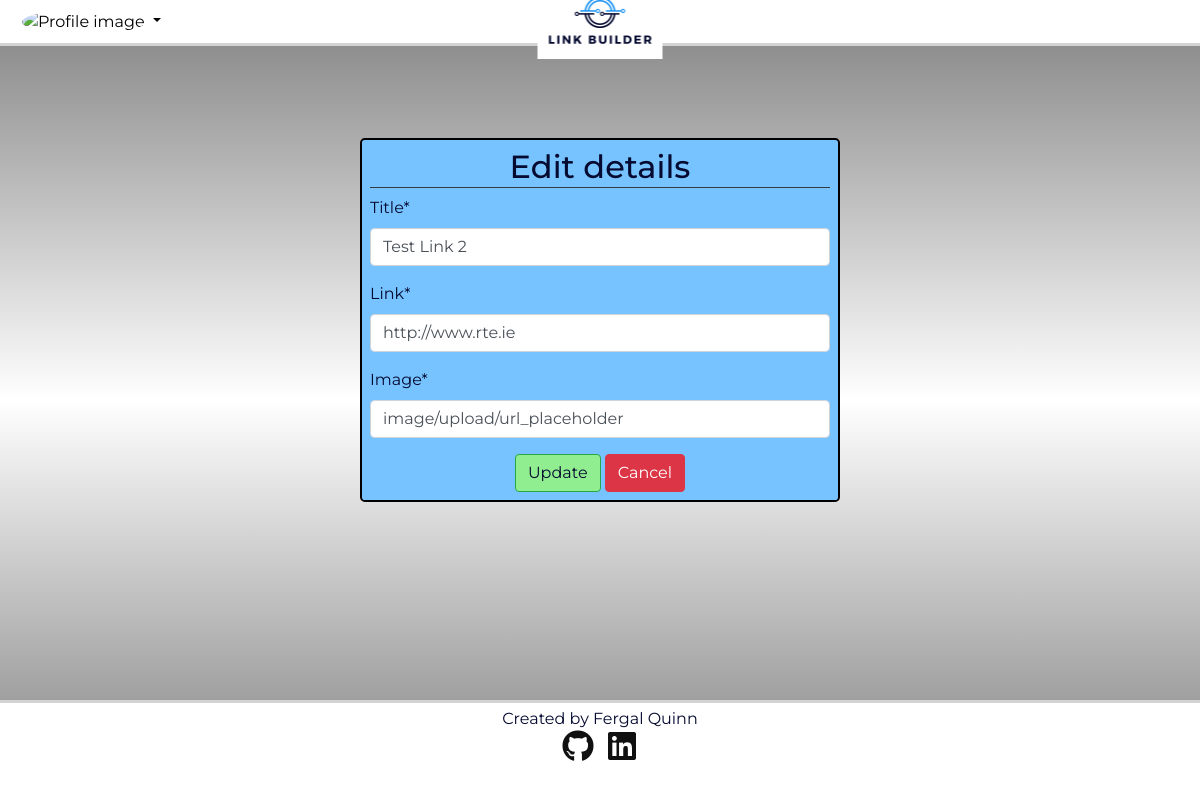
Screenshot of /edit/6/ (signed in) with the database file from the repository.
### links/models.py (models this page shows, shortened)
class Url_Links(models.Model):
    user = models.ForeignKey(User, on_delete=models.CASCADE)
    title = models.CharField(max_length=200, blank=False)
    link = models.URLField(blank=False)
    url_image = CloudinaryField('image', default='url_placeholder')
    visible = models.BooleanField(default=True)
    click_count = models.PositiveIntegerField(default=0)
    class Meta:
        verbose_name_plural = 'URL Links'

### links/views.py (the view, shortened to what this page needs)
# urls.py: path('edit/<int:url_links_id>/', links_views.edit_link, name='edit-link'),
@login_required
def edit_link(request, url_links_id):
    link = get_object_or_404(Url_Links, id=url_links_id)
    if request.user == link.user:
        form = LinkForm(instance=link)
        context = {
            'form': form
            }
        return render(request, 'links/edit_item.html', context)
    else:
        messages.warning(request, 'You do not have access to this page')
        return redirect('links-home')

### links/forms.py
class LinkForm(forms.ModelForm):
    class Meta:
        model = Url_Links
        fields = ['title', 'link', 'url_image']

### links/templates/links/edit_item.html (shortened to what this page needs)
{% extends "links/base.html" %}
{% load crispy_forms_tags %}
{% block content %}
<div class="jumbotron">
    <h2 class="text-center border-bottom border-dark">Edit details</h2>
    <form method="POST" enctype="multipart/form-data">
        {{ form|crispy }}
        <div class="text-center">
            <button type="submit" class="btn btn-success">
                Update
            </button>
            <button class="btn btn-danger" type="button"
                onclick="location.href='{% url 'links-home' %}'">Cancel</button>
        </div>
    </form>
</div>
{% endblock %}

### static/css/style.css (style rules this page uses)
body { color: #050a30; background-image: linear-gradient(rgb(128, 128, 128), white, grey); font-family: 'Montserrat', sans-serif; }
html, body { height: 100%; }
body { display: flex; flex-direction: column; }
a, .btn { color: #050a30; }
.btn-danger { color: white; }
.btn-success { background-color: lightgreen; }
.jumbotron { background-color: #77c3ff; border: 2px; border-style: solid; border-color: black; padding: 0.5rem; width: 40%; margin: 0.2rem auto; }

### rows the page displays
Url_Links: title "Test Link 2", link "http://www.rte.ie", url_image "image/upload/url_placeholder"
